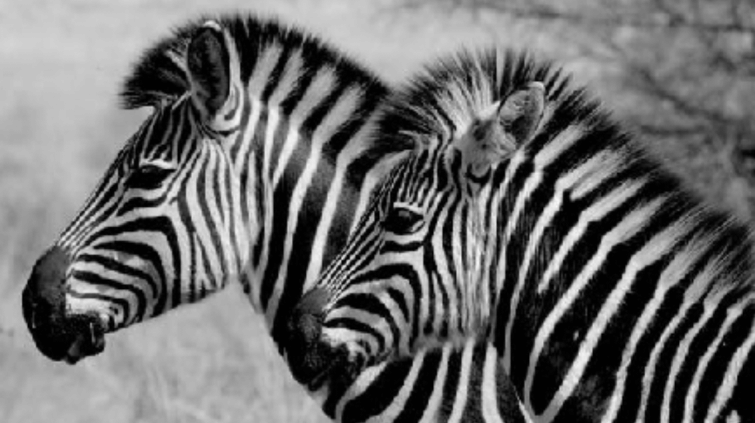
#> input picture exams/Exam-2024-May-Kat/data/zebra/Zebra.png, 755 x 423 px, found by its file name
$ python part4.py
#> lines starting #> are read from the running program, lines starting #| are printed output that depends on the picture; pictures that were not available may be replaced by others from this repository, and a replacement may not be noted
### utils/io_utils.py
from skimage.io import imread
from PIL import Image
import numpy as np
import pydicom
import cv2

# use at you own volition
def load_image(path, grayscale=False):
    return imread(path, as_gray=grayscale)

def load_image_grayscale_255(path):
#> called with path = 'data/zebra/Zebra.png'
    img = imread(path, as_gray=True) * 255
#> img: shape (423, 755) float64; min 1, max 247, mean 108.7
    return img

def load_image_grayscale_float(path):
    img = imread(path, as_gray=True)
    return img

def load_image_RGB_255(path):
    img = imread(path, as_gray=False)
    return img

def load_dicom(path):
    return pydicom.dcmread(path).pixel_array.astype(np.int16)

def load_rgb_and_resize(path, size):
    return np.array(Image.open(path).convert('RGB').resize(size))

def load_hsv_image(path):
    return np.array(Image.open(path).convert('HSV'))

from skimage.color import rgb2hsv
# [5 lines left out: function load_hsv_from_rgb, not called in this run]

### exams/Exam-2024-May-Kat/main/part4.py
import sys
import os
project_root = os.path.abspath(os.path.join(os.path.dirname(__file__), "../../.."))
sys.path.append(project_root)

# Now import premade utility functions
from utils.io_utils import *
from utils.pca_utils import *
from utils.classifier_utils import *
from utils.morph_utils import *
from utils.optimization_utils import *
from utils.plot_utils import *

from skimage.io import imread
import numpy as np

# Load zebra image and masks
zebra_img = load_image_grayscale_255("data/zebra/Zebra.png")
white_mask = imread("data/zebra/Zebra_whiteStripes.png") > 0
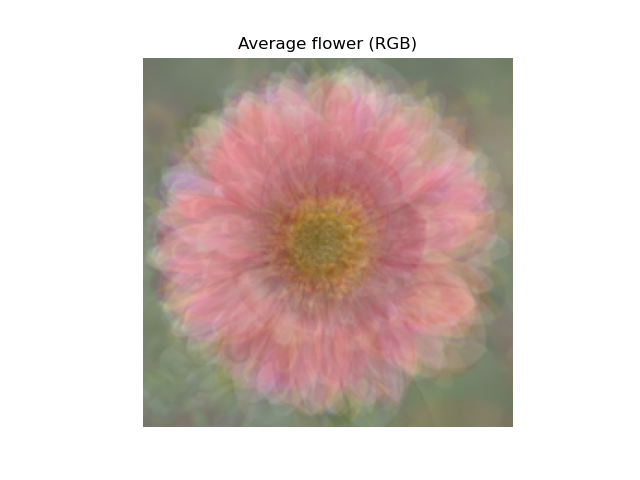
#> input picture exams/Exam-2024-May-Kat/images/average_flower.png, 640 x 480 px, given in place of Zebra_whiteStripes.png, which was not available
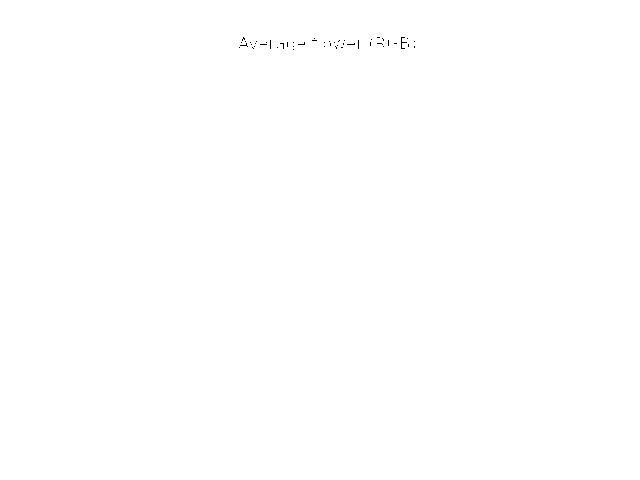
#> white_mask: shape (480, 640, 4) bool; mean R, G, B, A 0.999, 0.999, 0.999, 1
black_mask = imread("data/zebra/Zebra_blackStripes.png") > 0
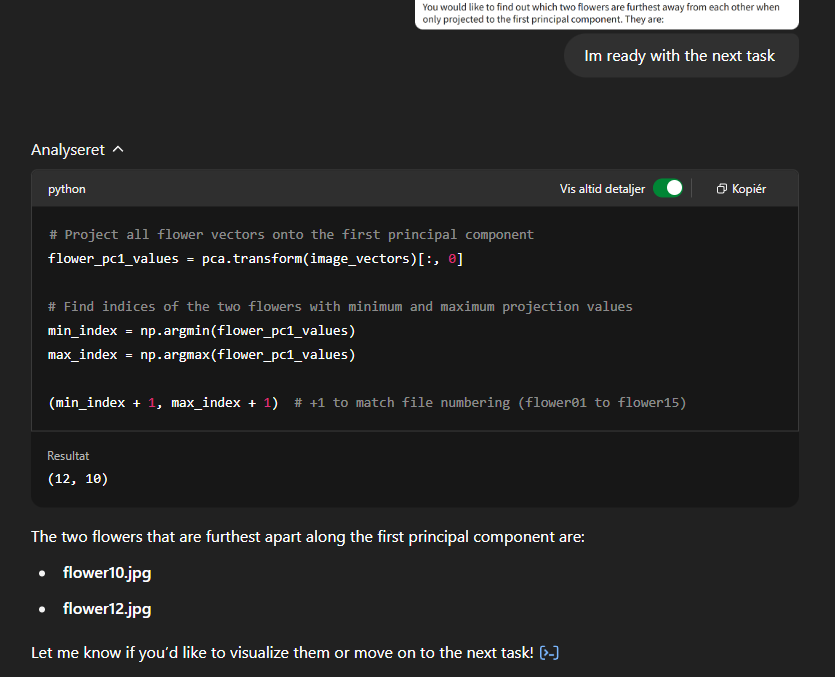
#> input picture exams/Exam-2024-May-Kat/images/chat1.png, 835 x 677 px, given in place of Zebra_blackStripes.png, which was not available
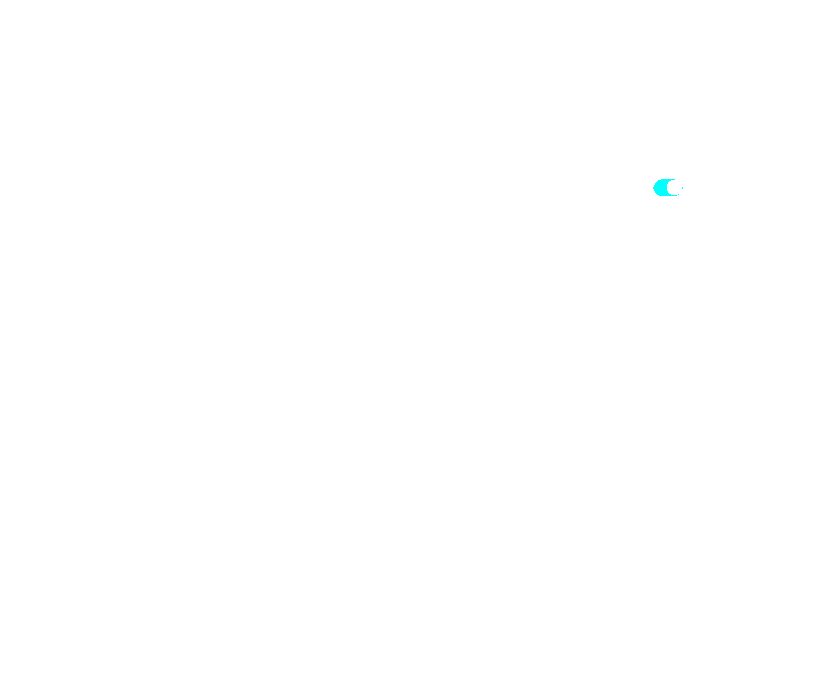
#> black_mask: shape (677, 835, 4) bool; mean R, G, B, A 1, 1, 1, 1
roi_mask = imread("data/zebra/Zebra_MASK.png") > 0

# Get training data
#> (the run stopped early here; a loop or call above may not have finished)
